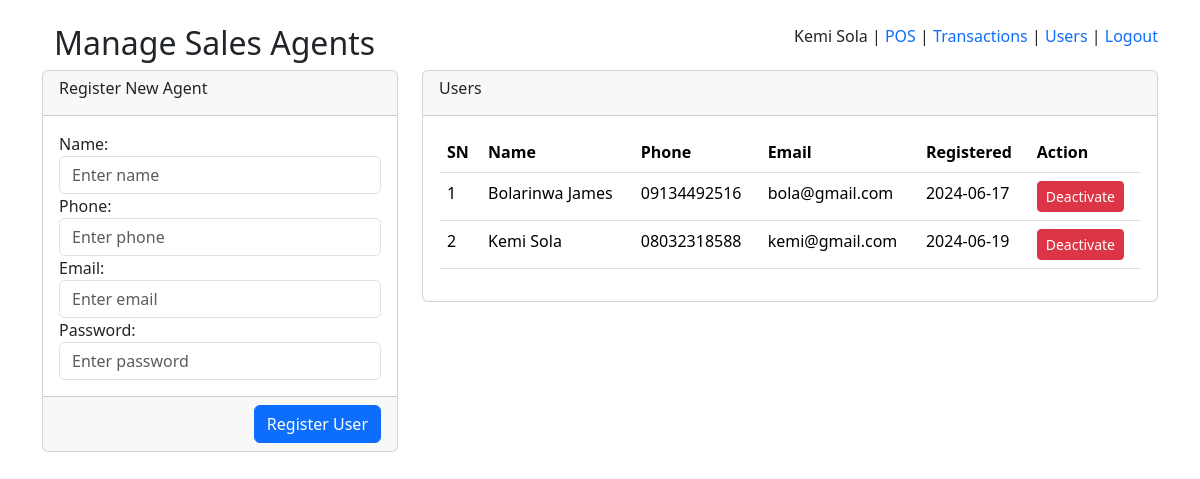
The page /user.php (signed in) on the database its author committed.
### tables this page shows
CREATE TABLE `user` (
  `sn` bigint(20) UNSIGNED NOT NULL,
  `name` varchar(55) DEFAULT NULL,
  `phone` varchar(24) DEFAULT NULL,
  `email` varchar(55) DEFAULT NULL,
  `password` varchar(40) DEFAULT NULL,
  `status` int(2) NOT NULL DEFAULT 1,
  `bid` int(8) NOT NULL DEFAULT 0,
  `created` timestamp NOT NULL DEFAULT current_timestamp() ON UPDATE current_timestamp(),
  `admin` int(2) NOT NULL DEFAULT 0
);

### constant.php (called while the page is built, shortened)
<?php
$db = new mysqli(DB_HOST, DB_USER, DB_PASS, DB_NAME);
$user = $_SESSION['user']??'';
if($user){
    $sql = $db->query("SELECT * FROM user WHERE sn = '$user' ");
    $row = mysqli_fetch_assoc($sql);
    $name = $row['name'];
    $bid = $row['bid'];
    $admin = $row['admin'];
}

### user.php (the view, shortened to what this page needs)
<?php
include('constant.php');
?>
<!DOCTYPE html>
<html lang="en">
<head>
    <link href="css/bootstrap.min.css" rel="stylesheet" >
</head>
<body>
<div class="container mt-4">
<?php include('nav.php') ?>
    <div class="row">
        <div class="col-md-12">
            <h2>Manage Sales Agents</h2>
        </div>
    </div>
    <div class="row">
        <div class="col-md-4">
<div class="card">
    <div class="card-header">
        <h6>Register New Agent</h6>
    </div>
    <div class="card-body">
        <form method="post">
      <div class="form-group">
<label for="">Name:</label>
<input type="text" class="form-control" name="name" placeholder="Enter name">
<label for="">Phone:</label>
<input type="number" class="form-control" name="phone" placeholder="Enter phone">
<label for="">Email:</label>
<input type="email" class="form-control" name="email" placeholder="Enter email">
<label for="">Password:</label>
<input type="password" class="form-control" name="password" placeholder="Enter password">
</div>
</div>
<div class="card-footer">
<div class="form-group">
    <div style="float:right">
    <button type="submit" class="btn btn-primary" name="RegisterUser">Register User</button>
    </div>
</div>
</div>
</div>
</div>
<div class="col-md-8">
<div class="card">
    <div class="card-header">
        <h6>Users</h6>
    </div>
    <div class="card-body">
        <table class="table">
            <tr>
                <th>SN</th>
                <th>Name</th>
                <th>Phone</th>
                <th>Email</th>
                <th>Registered</th>
                <th>Action</th>
            </tr>
            <?php $i=1; $sql = $db->query("SELECT * FROM user WHERE bid='$bid' ORDER BY sn DESC LIMIT 20");
while($row = mysqli_fetch_assoc($sql)){ $e = $i++ ;
 if($row['status']==1){
          $action = '<a href="?sn='.$row['sn'].'&status=0" class="btn btn-sm btn-danger">Deactivate</a>';
    } else{$action = '<a href="?sn='.$row['sn'].'&status=1" class="btn btn-sm btn-success">Activate</a>'; }
?>
                    <tr>
                        <td><?= $e ?></td>
                        <td><?= $row['name'] ?></td>
                        <td><?= $row['phone'] ?></td>
                        <td><?= $row['email'] ?></td>
                    <td><?= substr($row['created'],0,10) ?></td>
                    <td><?= $action ?></td>
                    </tr>
                    <?php } ?>
        </table>
    </div>
    </div>
    </div>
</div>
</body>
</html>

### nav.php (shortened to what this page needs)
<div style="float: right;">
    <?=$name?> |
    <?php if($admin==1){ ?>
    <a href="sales.php">POS</a> |
    <a href="transactions.php">Transactions</a> |
<a href="user.php">Users</a> | <?php } ?>
<a href="?logout=true">Logout</a>
</div>

### user.php (style rules this page uses)
a { text-decoration: none; }

### nav.php (style rules this page uses)
a { text-decoration: none; }

### rows shown on the page
user: name "Kemi Sola", e "2", phone "08032318588", email "kemi@gmail.com", created "2024-06-19"
user: e "1", name "Bolarinwa James", phone "09134492516", email "bola@gmail.com", created "2024-06-17"
